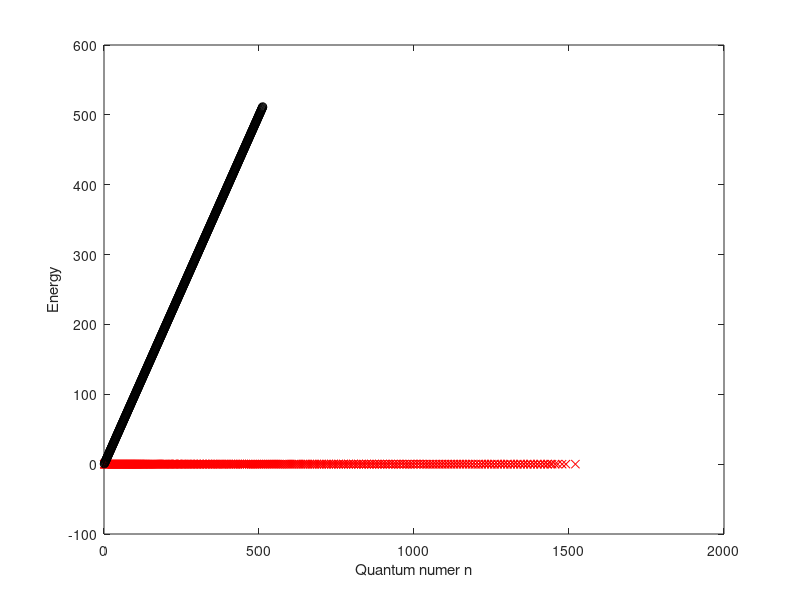
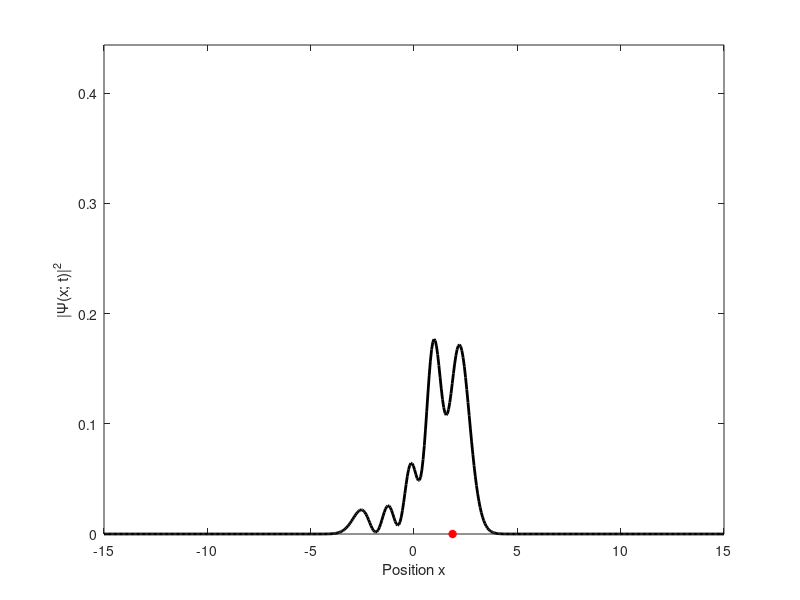

Write MATLAB code to recreate these figures, in order.
% This script simulates the time-evolution of the wave packet for a 
% particle trapped in a harmonic potential in the special case that it is
% in a Glauber state, or a Coherent state as it is also called.
%
% The script also simulate the evolution of a classical particle with the 
% corresponding initial condition.
%
% In order to determine the truncation index for the expansion in eigen 
% states, a plot which compares numerical and analytical eigenenergies is 
% displayed; the truncation should be set such that the these coincide up 
% to the truncation index.
%
% The particle is assumed to have unit mass.
%
% Numerical input parameters: 
% Ttotal - the duration of the simulation
% dt     - numerical time step
% N      - number of grid points, should be 2^n
% L      - the size of the numerical domain; it extends from -L/2 to L/2
% Ntrunc - the number of states to include in our basis 
%
% Physical input parameters:
% alpha  - the complex parameter specifying the Glauber state
% Kpot   - strength of the harmonic potential
% 
% All input parameters, except Ntrunc, are hard-coded initially.

clear all
format short e

% Physical parameters:
alpha = 2-i;
Kpot = 1;

% Numerical time parameters:
Ttotal = 30;
dt = 0.05;

% Grid parameters
L = 30;
N = 512;              % For FFT's sake, we should have N=2^n


% Set up the grid.
x = linspace(-L/2, L/2, N)';
h = L/(N+1);
wavenumFFT = 2*(pi/L)*1i*[(0:N/2-1), (-N/2:-1)]';       % Momentum vector, FFT

% Set up Hamiltonian
% Kinetic energy
T = ifft(-0.5*diag(wavenumFFT.^2)*fft(eye(N)));
% Potential energy
V = diag(Kpot/2*x.^2);

% Total Hamiltonian
H = T+V;

% Diagonalize to find eigen states and energies
[EigVectors EigValues] = eig(H);
% Extract eigen values from diagonal matrix
EigValues = diag(EigValues);
% Sort them
[EigValues, Indexes] = sort(EigValues);
EigVectors = EigVectors(:,Indexes);
% Normalize eigen vectors
EigVectors = EigVectors/sqrt(h);
% Check and correct sign og eigen states
for n=1:N
  if abs(min((x>0).*EigVectors(:,n))) > max((x>0).*EigVectors(:,n))
    EigVectors(:,n) = -EigVectors(:,n);
  end
end

% Plot eigen values - along with the analytical ones
AnalyticalEigValues = (0.5+[0:(N-1)])*sqrt(Kpot);
figure(1)
plot(EigValues,'rx')
hold on
plot(AnalyticalEigValues, 'ko')
hold off
xlabel('Quantum numer n')
ylabel('Energy')

% Fix truncation - takes input from the screen
Ntrunc = input('Where should we truncate the numerical energies? ');

%
% Construct initial condition
%
% Allocate vector with coefficients
Avector = zeros(1,N);
Nvector = [0:(Ntrunc-1)];
Avector(1:Ntrunc) = exp(-abs(alpha)^2/2)*alpha.^(Nvector)./...
      sqrt(factorial(Nvector));

% Initiate wave function, classical position and momentum and time
Psi = EigVectors*Avector.';
% Classical initial condition
xCl = real(alpha)*sqrt(2);
pCl = imag(alpha)*sqrt(2);
t=0;

% Create plot
figure(2)
MaxVal=max(abs(Psi).^2);
% Plot wave packet
pl1 = plot(x, abs(Psi).^2, 'k-', 'linewidth', 2);         
hold on
% Plot classical position
pl2 = plot(xCl, 0, 'r*', 'linewidth', 2);
hold off
% Adjust axes
axis([-L/2 L/2 0 1.5*MaxVal]);
xlabel('Position x')
ylabel('|\Psi(x; t)|^2')
%
% Propagate
%
ProgressOld=0;

while t < Ttotal
  % Update time
  t=t+dt;

  % Propagation, quantum physics. Given by simple phase factors
  Psi=EigVectors*(Avector.'.*exp(-1i*EigValues*t));

  % Propagation, classical (Heuns method)
  xClOld = xCl;
  pClOld = pCl;
  Force = -Kpot*xCl;
  xCl = xClOld + pClOld*dt - 1/2*Kpot*xClOld*dt^2;
  pCl = pClOld - Kpot*(xClOld+pClOld*dt/2)*dt;
  
  % Plot wave function and classical position on the fly
  set(pl1, 'ydata', abs(Psi).^2);
  set(pl2, 'xdata', xCl)
  axis([-L/2 L/2 0 1.5*MaxVal])
  drawnow
end
